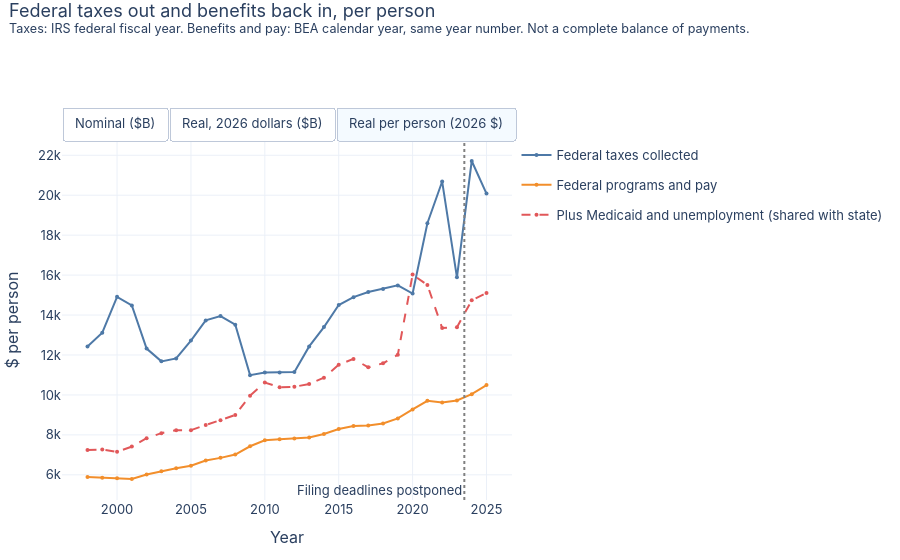
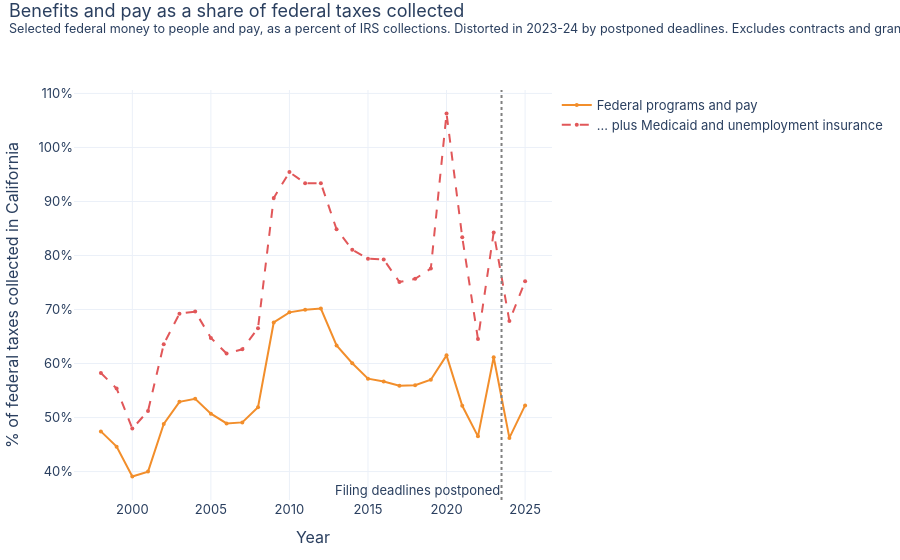

The notebook cell these images were saved under, in order:
### Markdown cell above
## Taxes out versus benefits and pay back in, per person
Three measures in constant dollars per Californian. 'Federal programs and pay' counts only programs that are federal by design. The dashed line adds Medicaid and unemployment insurance, which are shared with the state, so it overstates the federal share of those programs. None of the lines includes procurement or grants to organizations.

### Code cell
fed = fb[fb.federal_only].groupby("year").amount_k.sum()
shared = fb[fb.channel.isin(["Medicaid (federal + state share)", "Unemployment insurance (state + federal)"])].groupby("year").amount_k.sum()
tax = fc.set_index("fy").total_k
yrs = sorted(set(tax.index) & set(fed.index))
rows = []
for name, s in [("Federal taxes collected", tax), ("Federal programs and pay", fed), ("Plus Medicaid and unemployment (shared with state)", fed + shared)]:
    rows.append(pd.DataFrame({"fy": yrs, "group": name, "amount_k": s.reindex(yrs).values}))
d = add_views(pd.concat(rows))
fig = line_toggle(d, "group", "Federal taxes out and benefits back in, per person",
                  "Taxes: IRS federal fiscal year. Benefits and pay: BEA calendar year, same year number. Not a complete balance of payments.",
                  order=["Federal taxes collected", "Federal programs and pay", "Plus Medicaid and unemployment (shared with state)"],
                  breaks={2023.5: "Filing deadlines postponed"}, default=2,
                  dashes={"Plus Medicaid and unemployment (shared with state)": "dash"})
fig.update_layout(xaxis_title="Year")
fig.show()
r = pd.DataFrame({"Federal programs and pay": fed.reindex(yrs) / tax.reindex(yrs) * 100,
                  "... plus Medicaid and unemployment insurance": (fed + shared).reindex(yrs) / tax.reindex(yrs) * 100})
fig = go.Figure()
for i, c in enumerate(r.columns):
    fig.add_trace(go.Scatter(x=r.index, y=r[c], name=c, mode="lines+markers", line=dict(color=PALETTE[[1, 2][i]], dash="solid" if i == 0 else "dash"), marker=dict(size=4), hovertemplate="%{y:.0f}%"))
fig.update_layout(yaxis_title="% of federal taxes collected in California", yaxis_ticksuffix="%", xaxis_title="Year")
base_layout(fig, "Benefits and pay as a share of federal taxes collected", "Selected federal money to people and pay, as a percent of IRS collections. Distorted in 2023-24 by postponed deadlines. Excludes contracts and grants.")
fig.add_vline(x=2023.5, line_dash="dot", line_color="grey", annotation_text="Filing deadlines postponed", annotation_position="bottom left")
fig.show()

### Figure 1 — Plotly figure (JSON) as saved in the notebook; plotly's stock layout.template omitted (floating-point values rounded to 4 significant figures)
{"data": [{"hovertemplate": "%{y:$%,.1f}", "legendgroup": "Federal taxes collected", "line": {"color": "#4e79a7", "dash": "solid"}, "marker": {"size": 4}, "mode": "lines+markers", "name": "Federal taxes collected", "showlegend": false, "type": "scatter", "visible": false, "x": [1998, 1999, 2000, 2001, 2002, 2003, 2004, 2005, 2006, 2007, 2008, 2009, 2010, 2011, 2012, 2013, 2014, 2015, 2016, 2017, 2018, 2019, 2020, 2021, 2022, 2023, 2024, 2025], "y": [199.1, 216.8, 258.6, 264.9, 232.3, 227.6, 237.9, 265.8, 299.5, 314.0, 318.1, 264.9, 273.4, 281.2, 292.6, 334.4, 369.2, 405.9, 422.7, 440.5, 456.6, 472.0, 467.4, 587.6, 696.8, 569.0, 805.7, 766.5]}, {"hovertemplate": "%{y:$%,.1f}", "legendgroup": "Federal programs and pay", "line": {"color": "#f28e2b", "dash": "solid"}, "marker": {"size": 4}, "mode": "lines+markers", "name": "Federal programs and pay", "showlegend": false, "type": "scatter", "visible": false, "x": [1998, 1999, 2000, 2001, 2002, 2003, 2004, 2005, 2006, 2007, 2008, 2009, 2010, 2011, 2012, 2013, 2014, 2015, 2016, 2017, 2018, 2019, 2020, 2021, 2022, 2023, 2024, 2025], "y": [94.46, 96.74, 101.1, 105.9, 113.4, 120.4, 127.3, 134.8, 146.5, 154.2, 165.2, 179.1, 189.9, 196.8, 205.3, 211.8, 221.7, 232.1, 239.6, 246.2, 255.6, 269.0, 287.5, 306.6, 324.2, 348.0, 372.5, 400.5]}, {"hovertemplate": "%{y:$%,.1f}", "legendgroup": "Plus Medicaid and unemployment (shared with state)", "line": {"color": "#e15759", "dash": "dash"}, "marker": {"size": 4}, "mode": "lines+markers", "name": "Plus Medicaid and unemployment (shared with state)", "showlegend": false, "type": "scatter", "visible": false, "x": [1998, 1999, 2000, 2001, 2002, 2003, 2004, 2005, 2006, 2007, 2008, 2009, 2010, 2011, 2012, 2013, 2014, 2015, 2016, 2017, 2018, 2019, 2020, 2021, 2022, 2023, 2024, 2025], "y": [115.9, 120.1, 124.0, 135.6, 147.7, 157.6, 165.6, 172.1, 185.3, 196.7, 211.7, 240.1, 260.9, 262.6, 273.2, 283.7, 299.4, 322.3, 335.0, 330.8, 345.5, 366.2, 496.8, 489.9, 449.7, 479.5, 546.8, 576.6]}, {"hovertemplate": "%{y:$%,.1f}", "legendgroup": "Federal taxes collected", "line": {"color": "#4e79a7", "dash": "solid"}, "marker": {"size": 4}, "mode": "lines+markers", "name": "Federal taxes collected", "showlegend": false, "type": "scatter", "visible": false, "x": [1998, 1999, 2000, 2001, 2002, 2003, 2004, 2005, 2006, 2007, 2008, 2009, 2010, 2011, 2012, 2013, 2014, 2015, 2016, 2017, 2018, 2019, 2020, 2021, 2022, 2023, 2024, 2025], "y": [403.3, 431.7, 500.5, 495.7, 427.2, 409.5, 418.9, 454.3, 493.3, 504.0, 492.3, 404.3, 413.2, 416.8, 421.3, 473.5, 514.8, 561.9, 581.3, 594.7, 602.9, 610.7, 595.3, 731.6, 809.5, 622.1, 852.7, 790.4]}, {"hovertemplate": "%{y:$%,.1f}", "legendgroup": "Federal programs and pay", "line": {"color": "#f28e2b", "dash": "solid"}, "marker": {"size": 4}, "mode": "lines+markers", "name": "Federal programs and pay", "showlegend": false, "type": "scatter", "visible": false, "x": [1998, 1999, 2000, 2001, 2002, 2003, 2004, 2005, 2006, 2007, 2008, 2009, 2010, 2011, 2012, 2013, 2014, 2015, 2016, 2017, 2018, 2019, 2020, 2021, 2022, 2023, 2024, 2025], "y": [191.3, 192.6, 195.7, 198.3, 208.5, 216.7, 224.1, 230.4, 241.3, 247.5, 255.6, 273.3, 287.1, 291.6, 295.6, 300.0, 309.1, 321.4, 329.5, 332.4, 337.5, 348.1, 366.2, 381.8, 376.6, 380.5, 394.2, 413.0]}, {"hovertemplate": "%{y:$%,.1f}", "legendgroup": "Plus Medicaid and unemployment (shared with state)", "line": {"color": "#e15759", "dash": "dash"}, "marker": {"size": 4}, "mode": "lines+markers", "name": "Plus Medicaid and unemployment (shared with state)", "showlegend": false, "type": "scatter", "visible": false, "x": [1998, 1999, 2000, 2001, 2002, 2003, 2004, 2005, 2006, 2007, 2008, 2009, 2010, 2011, 2012, 2013, 2014, 2015, 2016, 2017, 2018, 2019, 2020, 2021, 2022, 2023, 2024, 2025], "y": [234.9, 239.1, 240.0, 253.9, 271.6, 283.5, 291.6, 294.1, 305.1, 315.7, 327.7, 366.5, 394.3, 389.2, 393.4, 401.8, 417.4, 446.2, 460.7, 446.6, 456.2, 473.8, 632.7, 609.9, 522.5, 524.2, 578.7, 594.6]}, {"hovertemplate": "%{y:$%,.0f}", "legendgroup": "Federal taxes collected", "line": {"color": "#4e79a7", "dash": "solid"}, "marker": {"size": 4}, "mode": "lines+markers", "name": "Federal taxes collected", "showlegend": true, "type": "scatter", "visible": true, "x": [1998, 1999, 2000, 2001, 2002, 2003, 2004, 2005, 2006, 2007, 2008, 2009, 2010, 2011, 2012, 2013, 2014, 2015, 2016, 2017, 2018, 2019, 2020, 2021, 2022, 2023, 2024, 2025], "y": [12430.0, 13120.0, 14910.0, 14480.0, 12320.0, 11680.0, 11830.0, 12720.0, 13730.0, 13950.0, 13520.0, 10990.0, 11120.0, 11120.0, 11150.0, 12430.0, 13400.0, 14500.0, 14890.0, 15150.0, 15310.0, 15480.0, 15080.0, 18600.0, 20680.0, 15890.0, 21710.0, 20080.0]}, {"hovertemplate": "%{y:$%,.0f}", "legendgroup": "Federal programs and pay", "line": {"color": "#f28e2b", "dash": "solid"}, "marker": {"size": 4}, "mode": "lines+markers", "name": "Federal programs and pay", "showlegend": true, "type": "scatter", "visible": true, "x": [1998, 1999, 2000, 2001, 2002, 2003, 2004, 2005, 2006, 2007, 2008, 2009, 2010, 2011, 2012, 2013, 2014, 2015, 2016, 2017, 2018, 2019, 2020, 2021, 2022, 2023, 2024, 2025], "y": [5896.0, 5852.0, 5829.0, 5792.0, 6014.0, 6180.0, 6327.0, 6453.0, 6716.0, 6850.0, 7018.0, 7431.0, 7729.0, 7781.0, 7821.0, 7873.0, 8046.0, 8294.0, 8443.0, 8469.0, 8570.0, 8826.0, 9275.0, 9704.0, 9622.0, 9719.0, 10040.0, 10490.0]}, {"hovertemplate": "%{y:$%,.0f}", "legendgroup": "Plus Medicaid and unemployment (shared with state)", "line": {"color": "#e15759", "dash": "dash"}, "marker": {"size": 4}, "mode": "lines+markers", "name": "Plus Medicaid and unemployment (shared with state)", "showlegend": true, "type": "scatter", "visible": true, "x": [1998, 1999, 2000, 2001, 2002, 2003, 2004, 2005, 2006, 2007, 2008, 2009, 2010, 2011, 2012, 2013, 2014, 2015, 2016, 2017, 2018, 2019, 2020, 2021, 2022, 2023, 2024, 2025], "y": [7238.0, 7265.0, 7150.0, 7416.0, 7833.0, 8086.0, 8234.0, 8238.0, 8493.0, 8736.0, 8995.0, 9963.0, 10620.0, 10390.0, 10410.0, 10550.0, 10860.0, 11520.0, 11800.0, 11380.0, 11580.0, 12010.0, 16020.0, 15500.0, 13350.0, 13390.0, 14730.0, 15110.0]}], "layout": {"annotations": [{"showarrow": false, "text": "Filing deadlines postponed", "x": 2024.0, "xanchor": "right", "xref": "x", "y": 0, "yanchor": "bottom", "yref": "y domain"}], "font": {"family": "-apple-system, Segoe UI, sans-serif", "size": 13}, "height": 560, "hovermode": "x unified", "legend": {"orientation": "v", "x": 1.01}, "margin": {"b": 60, "l": 60, "r": 20, "t": 140}, "shapes": [{"line": {"color": "grey", "dash": "dot"}, "type": "line", "x0": 2024.0, "x1": 2024.0, "xref": "x", "y0": 0, "y1": 1, "yref": "y domain"}], "title": {"text": "Federal taxes out and benefits back in, per person<br><sup>Taxes: IRS federal fiscal year. Benefits and pay: BEA calendar year, same year number. Not a complete balance of payments.</sup>", "x": 0.01, "y": 0.97, "yanchor": "top"}, "updatemenus": [{"active": 2, "buttons": [{"args": [{"showlegend": [true, true, true, false, false, false, false, false, false], "visible": [true, true, true, false, false, false, false, false, false]}, {"yaxis.title.text": "$B"}], "label": "Nominal ($B)", "method": "update"}, {"args": [{"showlegend": [false, false, false, true, true, true, false, false, false], "visible": [false, false, false, true, true, true, false, false, false]}, {"yaxis.title.text": "$B"}], "label": "Real, 2026 dollars ($B)", "method": "update"}, {"args": [{"showlegend": [false, false, false, false, false, false, true, true, true], "visible": [false, false, false, false, false, false, true, true, true]}, {"yaxis.title.text": "$ per person"}], "label": "Real per person (2026 $)", "method": "update"}], "direction": "right", "showactive": true, "type": "buttons", "x": 0, "xanchor": "left", "y": 1.0, "yanchor": "bottom"}], "xaxis": {"title": {"text": "Year"}}, "yaxis": {"title": {"text": "$ per person"}}}}

### Figure 2 — Plotly figure (JSON) as saved in the notebook; plotly's stock layout.template omitted (floating-point values rounded to 4 significant figures)
{"data": [{"hovertemplate": "%{y:.0f}%", "line": {"color": "#f28e2b", "dash": "solid"}, "marker": {"size": 4}, "mode": "lines+markers", "name": "Federal programs and pay", "type": "scatter", "x": [1998, 1999, 2000, 2001, 2002, 2003, 2004, 2005, 2006, 2007, 2008, 2009, 2010, 2011, 2012, 2013, 2014, 2015, 2016, 2017, 2018, 2019, 2020, 2021, 2022, 2023, 2024, 2025], "y": [47.44, 44.62, 39.09, 40.0, 48.81, 52.91, 53.49, 50.72, 48.91, 49.11, 51.93, 67.6, 69.47, 69.96, 70.17, 63.34, 60.05, 57.2, 56.69, 55.89, 55.99, 57.0, 61.52, 52.18, 46.52, 61.17, 46.23, 52.25]}, {"hovertemplate": "%{y:.0f}%", "line": {"color": "#e15759", "dash": "dash"}, "marker": {"size": 4}, "mode": "lines+markers", "name": "... plus Medicaid and unemployment insurance", "type": "scatter", "x": [1998, 1999, 2000, 2001, 2002, 2003, 2004, 2005, 2006, 2007, 2008, 2009, 2010, 2011, 2012, 2013, 2014, 2015, 2016, 2017, 2018, 2019, 2020, 2021, 2022, 2023, 2024, 2025], "y": [58.24, 55.39, 47.95, 51.21, 63.58, 69.23, 69.61, 64.75, 61.85, 62.63, 66.55, 90.64, 95.44, 93.38, 93.38, 84.85, 81.08, 79.42, 79.25, 75.1, 75.68, 77.59, 106.3, 83.37, 64.54, 84.27, 67.86, 75.22]}], "layout": {"annotations": [{"showarrow": false, "text": "Filing deadlines postponed", "x": 2024.0, "xanchor": "right", "xref": "x", "y": 0, "yanchor": "bottom", "yref": "y domain"}], "font": {"family": "-apple-system, Segoe UI, sans-serif", "size": 13}, "height": 560, "hovermode": "x unified", "legend": {"orientation": "v", "x": 1.01}, "margin": {"b": 60, "l": 60, "r": 20, "t": 90}, "shapes": [{"line": {"color": "grey", "dash": "dot"}, "type": "line", "x0": 2024.0, "x1": 2024.0, "xref": "x", "y0": 0, "y1": 1, "yref": "y domain"}], "title": {"text": "Benefits and pay as a share of federal taxes collected<br><sup>Selected federal money to people and pay, as a percent of IRS collections. Distorted in 2023-24 by postponed deadlines. Excludes contracts and grants.</sup>", "x": 0.01, "y": 0.97, "yanchor": "top"}, "xaxis": {"title": {"text": "Year"}}, "yaxis": {"ticksuffix": "%", "title": {"text": "% of federal taxes collected in California"}}}}
